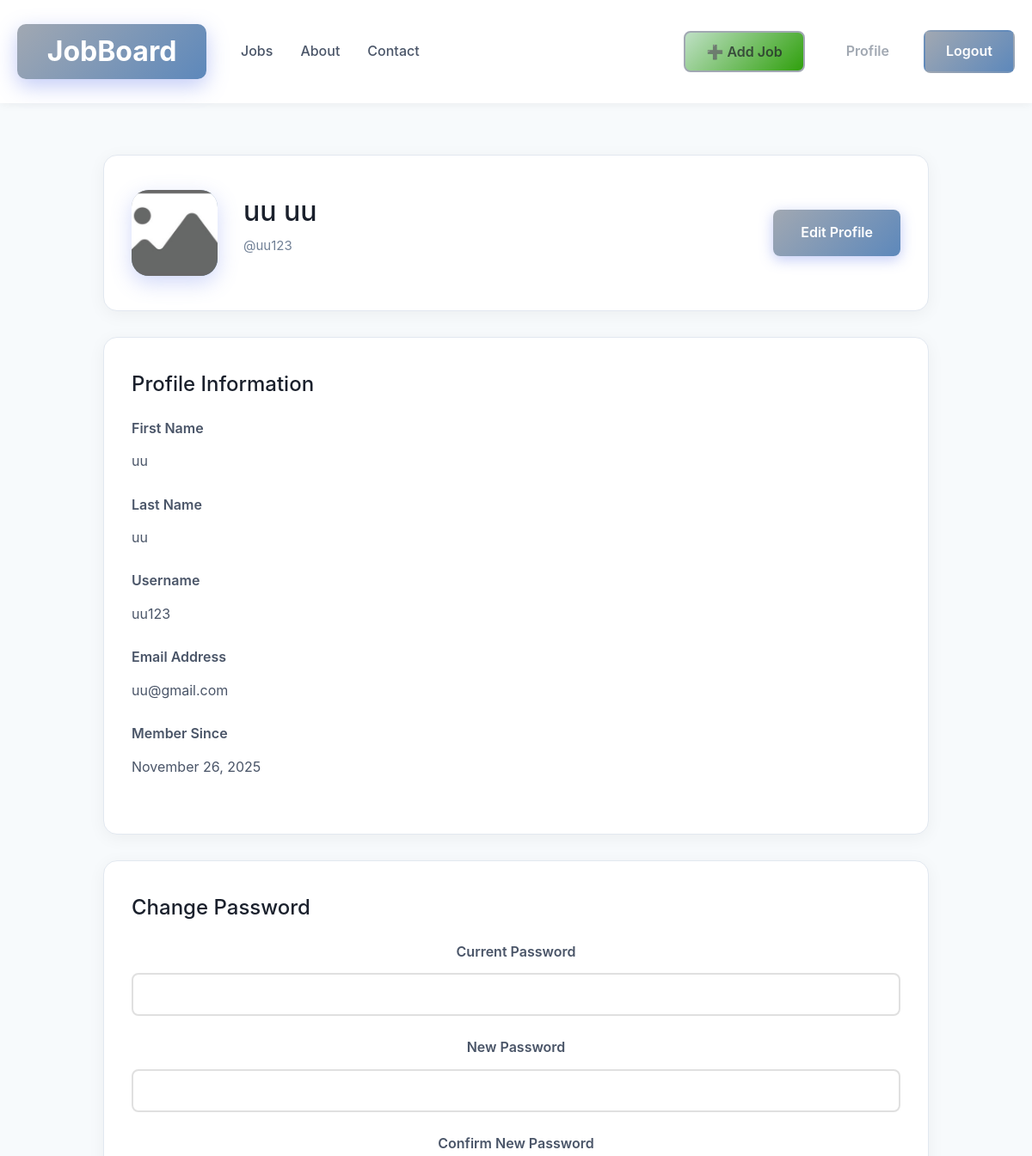
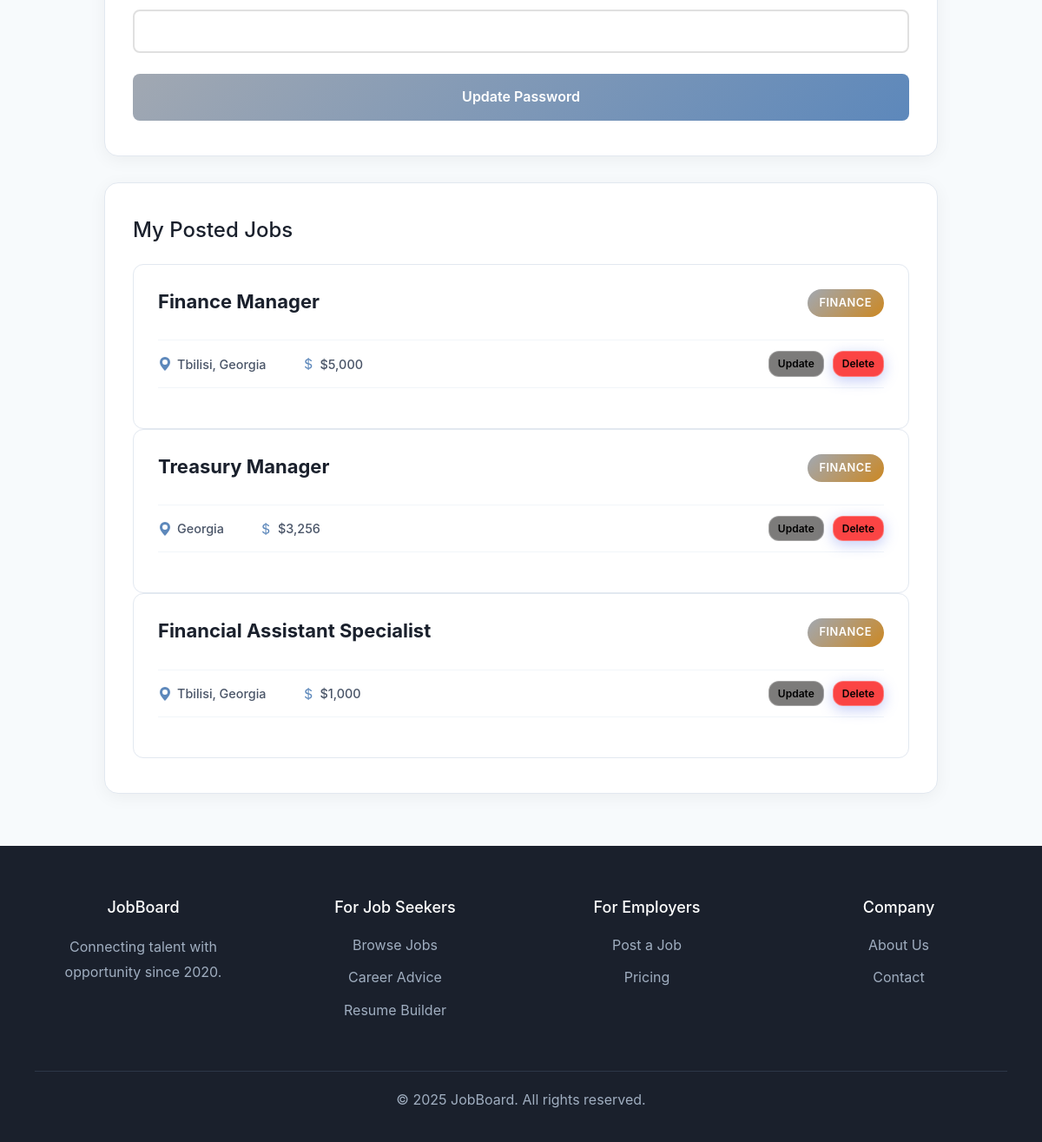
The page /profile (signed in) on the database its author committed (2 pictures, top to bottom).
### models.py (models this page shows, shortened)
class User(db.Model,UserMixin):
    id=db.Column(db.Integer,primary_key=True)
    firstname = db.Column(db.String(20), nullable=False)
    lastname = db.Column(db.String(20), nullable=False)
    username = db.Column(db.String(20), unique=True, nullable=False)
    email = db.Column(db.String(50), unique=True, nullable=False)
    password = db.Column(db.String(60),nullable=False)
    image_file = db.Column(db.String(30), nullable=False, default='default.jpg')
    registration_date=db.Column(db.Date, nullable=False, default=date.today)
    jobs = db.relationship('Job', backref='author', lazy=True)

class Job(db.Model):
    id = db.Column(db.Integer, primary_key=True)
    title = db.Column(db.String(100), nullable=False)
    date_posted = db.Column(db.Date, nullable=False, default=date.today)
    date_expire = db.Column(db.Date, nullable=False, default=lambda: date.today() + timedelta(days=30))
    short_description = db.Column(db.Text, nullable=False)
    full_description = db.Column(db.Text, nullable=False)
    company = db.Column(db.String(100), nullable=False)
    salary = db.Column(db.Integer, nullable=True, default=1000)
    location = db.Column(db.String(100), nullable=False)
    category = db.Column(db.String(50), nullable=False)
    user_id = db.Column(db.Integer, db.ForeignKey('user.id'), nullable=False)

### routes.py (the view, shortened to what this page needs)
@app.route('/profile', methods=["GET", "POST"])
@login_required
def profile_page():
    update_form = UpdateProfileForm()
    password_form = UpdatePasswordForm()
    jobs = Job.query.filter_by(user_id=int(current_user.id))
    if update_form.validate_on_submit() and 'submit' in request.form:
        if update_form.image.data:
            image_file = save_profile_image(update_form.image.data)
            current_user.image_file = image_file
        current_user.firstname = update_form.firstname.data
        current_user.lastname = update_form.lastname.data
        current_user.username = update_form.username.data
        current_user.email = update_form.email.data
        try:
            db.session.commit()
            app.logger.info(f'Profile updated for user: {current_user.username}')
            flash('Your profile has been updated!', 'success')
            return redirect(url_for('profile_page'))
        except Exception as e:
            db.session.rollback()
            app.logger.error(f'Profile update failed for {current_user.username}: {str(e)}')
            flash('Error updating profile. Please try again.', 'danger')
    elif request.method == 'GET':
        update_form.firstname.data = current_user.firstname
        update_form.lastname.data = current_user.lastname
        update_form.username.data = current_user.username
        update_form.email.data = current_user.email
    return render_template('profile.html', user=current_user, jobs=jobs,
                         update_form=update_form, password_form=password_form)

### forms.py (shortened to what this page needs)
class UpdateProfileForm(FlaskForm):
    firstname = StringField(label='Firstname', validators=[DataRequired(), Length(max=30)])
    lastname = StringField(label='Lastname', validators=[DataRequired(), Length(max=30)])
    username = StringField(label='Username', validators=[DataRequired(), Length(min=3, max=20)])
    email = EmailField(label='Email Address', validators=[DataRequired(), Email(), Length(max=50)])
    image = FileField(label='Profile Picture', validators=[FileAllowed(['jpg', 'png', 'jpeg', 'svg'], 'Images only!')])
    submit = SubmitField(label='Save Changes')

class UpdatePasswordForm(FlaskForm):
    current_password = PasswordField(label='Current Password', validators=[DataRequired()])
    new_password = PasswordField(label='New Password', validators=[DataRequired(), Length(min=8, max=60)])
    confirm_password = PasswordField(label='Confirm New Password',
                                    validators=[DataRequired(), EqualTo('new_password', message='Passwords must match')])
    submit = SubmitField(label='Update Password')

### app.py (called while the page is built)
@login_manager.user_loader
def load_user(user_id):
    return User.query.get(int(user_id))

### templates/profile.html (shortened to what this page needs)
{% extends "base.html" %}
{% block content %}
<section style="padding: 60px 20px; background: #f7fafc; min-height: calc(100vh - 300px);">
    <div class="container" style="max-width: 1000px;">
        <div class="card" style="margin-bottom: 30px;">
            <div style="display: flex; align-items: center; gap: 30px;">
                <div class="avatar" style="width: 100px; height: 100px; font-size: 40px; border-radius: 20px; overflow: hidden;">
                    <img src="{{ url_for('static', filename='images/'+current_user.image_file) }}"
                         alt="Profile Picture"
                         style="width: 100%; height: 100%; object-fit: cover; object-position: center 30%;">
                </div>
                <div style="flex: 1;">
                    <h1 style="font-size: 32px; margin-bottom: 8px; color: #1a202c;">
                        {{ current_user.firstname }} {{ current_user.lastname }}
                    </h1>
                    <p style="color: #718096;">@{{ current_user.username }}</p>
                </div>
                <div>
                    <button class="btn-submit" onclick="toggleEditMode()" style="height: fit-content;">
                        Edit Profile
                    </button>
                </div>
            </div>
        </div>
        <div class="card">
            <h2 style="font-size: 24px; margin-bottom: 24px; color: #1a202c;">Profile Information</h2>
            <div id="viewMode">
                <div class="form-group">
                    <div class="form-label" style="text-align: left;">First Name</div>
                    <p style="color: #4a5568; font-size: 16px;">{{ current_user.firstname }}</p>
                </div>
                <div class="form-group">
                    <div class="form-label" style="text-align: left;">Last Name</div>
                    <p style="color: #4a5568; font-size: 16px;">{{ current_user.lastname }}</p>
                </div>
                <div class="form-group">
                    <div class="form-label" style="text-align: left;">Username</div>
                    <p style="color: #4a5568; font-size: 16px;">{{ current_user.username }}</p>
                </div>
                <div class="form-group">
                    <div class="form-label" style="text-align: left;">Email Address</div>
                    <p style="color: #4a5568; font-size: 16px;">{{ current_user.email }}</p>
                </div>
                <div class="form-group">
                    <div class="form-label" style="text-align: left;">Member Since</div>
                    <p style="color: #4a5568; font-size: 16px;">
                        {{ current_user.registration_date.strftime('%B %d, %Y') }}
                    </p>
                </div>
            </div>
        </div>
        <div class="card" style="margin-top: 30px;">
            <h2 style="font-size: 24px; margin-bottom: 24px; color: #1a202c;">Change Password</h2>
            <form method="POST" action="{{ url_for('profile_page') }}">
                <div class="form-group">
                    {{ password_form.current_password.label(class="form-label") }}
                    {{ password_form.current_password(class="form-input") }}
                </div>
                <div class="form-group">
                    {{ password_form.new_password.label(class="form-label") }}
                    {{ password_form.new_password(class="form-input") }}
                </div>
                <div class="form-group">
                    {{ password_form.confirm_password.label(class="form-label") }}
                    {{ password_form.confirm_password(class="form-input") }}
                </div>
                {{ password_form.submit(class="btn-submit") }}
            </form>
        </div>
        {% if jobs and jobs.count()>0 %}
            <div class="card" style="margin-top: 30px;">
                <h2 style="font-size: 24px; margin-bottom: 24px; color: #1a202c;">My Posted Jobs</h2>
                {% for job in jobs %}
                    <div class="job-card">
                        <div class="job-card-header">
                            <h3 class="job-title">{{ job.title }}</h3>
                            <span class="job-category-badge" style="margin-left:auto;">{{ job.category }}</span>
                        </div>
                        <div class="job-details">
                            <span class="job-detail-item">
                                <svg width="16" height="16" fill="currentColor" viewBox="0 0 16 16">
                                    <path d="M8 16s6-5.686 6-10A6 6 0 0 0 2 6c0 4.314 6 10 6 10zm0-7a3 3 0 1 1 0-6 3 3 0 0 1 0 6z"/>
                                </svg>
                                {{ job.location }}
                            </span>
                            <span class="job-detail-item">
                                ${{ "{:,}".format(job.salary) }}
                            </span>
                            <div class="right-actions">
                                <span class="update-tag">
                                    <a href="{{ url_for('update_job_page', job_id=job.id) }}" class="update-btn">Update</a>
                                </span>
                                <span class="delete-tag">
                                    <form id="deleteForm{{ job.id }}"
                                          action="{{ url_for('delete_job', job_id=job.id) }}"
                                          method="POST">
                                        <button type="button"
                                                class="delete-btn"
                                                data-job-id="{{ job.id }}"
                                                data-job-title="{{ job.title|escape }}"
                                                onclick="showDeleteModal(this)">
                                            Delete
                                        </button>
                                    </form>
                                </span>
                            </div>
                        </div>
                    </div>
                {% endfor %}
            </div>
        {% else %}
            <div class="card" style="margin-top: 30px;">
                <h2 style="font-size: 24px; margin-bottom: 24px; color: #1a202c;">My Posted Jobs</h2>
                <p style="color: #718096;">You haven't posted any jobs yet.</p>
            </div>
        {% endif %}
    </div>
</section>
{% endblock %}

### static/css/style.css (style rules this page uses)
* { margin: 0; padding: 0; box-sizing: border-box; }
body { font-family: -apple-system, BlinkMacSystemFont, 'Segoe UI', Roboto, Oxygen, Ubuntu, Cantarell, sans-serif; line-height: 1.6; color: #2d3748; min-height: 100vh; display: flex; flex-direction: column; }
body > nav, body > section, body > main, body > div:not(.footer) { flex-shrink: 0; }
.container { max-width: 1200px; margin: 0 auto; padding: 0 20px; }
.card { background: white; padding: 40px 32px; border-radius: 16px; box-shadow: 0 4px 20px rgba(0, 0, 0, 0.05); transition: all 0.3s ease; border: 1px solid #e2e8f0; }
.card h3 { font-size: 22px; margin-bottom: 12px; color: #1a202c; }
.card p { color: #718096; line-height: 1.7; font-size: 15px; }
.form-group { margin-bottom: 24px; }
.form-label { display: block; font-size: 14px; font-weight: 600; color: #4a5568; margin-bottom: 8px; }
.form-input, .form-textarea, .form-select { width: 100%; padding: 14px 16px; border: 2px solid #e2e8f0; border-radius: 8px; font-size: 15px; transition: all 0.3s ease; background: white; font-family: inherit; }
.form-label { text-align: center; margin-bottom: 12px; font-weight: 600; font-size: 16px; }
.form-input { width: 100%; padding: 12px; border: 2px solid #e0e0e0; border-radius: 8px; font-size: 14px; text-align: center; }
.btn-submit { background: linear-gradient(135deg, #A1A8B2 0%, #5D88BB 100%); color: white; border: none; padding: 14px 32px; border-radius: 8px; font-weight: 600; cursor: pointer; transition: all 0.3s ease; font-size: 16px; }
label { display: block; font-size: 14px; font-weight: 600; color: #4a5568; margin-bottom: 8px; }
input { width: 100%; padding: 14px 16px; border: 2px solid #e2e8f0; border-radius: 12px; font-size: 15px; transition: all 0.3s ease; background: white; }
input::placeholder { color: #a0aec0; }
button { width: 100%; padding: 16px; background: linear-gradient(135deg, #A1A8B2 0%, #5D88BB 100%); color: white; border: none; border-radius: 12px; font-size: 16px; font-weight: 600; cursor: pointer; transition: all 0.3s ease; box-shadow: 0 4px 16px rgba(102, 126, 234, 0.4); }
.avatar { width: 120px; height: 120px; margin: 0 auto; background: linear-gradient(135deg, #A1A8B2 0%, #5D88BB 100%); border-radius: 50%; display: flex; align-items: center; justify-content: center; color: white; font-size: 32px; font-weight: 700; box-shadow: 0 8px 24px rgba(102, 126, 234, 0.3); }
.job-card { padding: 28px; border: 1px solid #e2e8f0; border-radius: 12px; transition: all 0.3s; background: white; }
.job-card-header { display: flex; gap: 16px; margin-bottom: 18px; align-items: flex-start; }
.job-title { font-size: 1.3rem; font-weight: 700; color: #2d3748; margin-bottom: 6px; line-height: 1.3; }
.job-category-badge { padding: 6px 14px; background: linear-gradient(135deg, #A1A8B2 0%, #cc8823 100%); color: white; border-radius: 20px; font-size: 0.8rem; font-weight: 600; text-transform: uppercase; letter-spacing: 0.5px; white-space: nowrap; }
.job-details { display: flex; flex-wrap: wrap; gap: 40px; margin-bottom: 18px; padding: 12px 0; border-top: 1px solid #f1f5f9; border-bottom: 1px solid #f1f5f9; }
.job-detail-item { display: flex; align-items: center; gap: 6px; font-size: 0.9rem; color: #4a5568; font-weight: 500; }
.job-detail-item svg { flex-shrink: 0; color: #5D88BB; }
.right-actions { margin-left: auto; display: flex; gap: 10px; }
.update-tag a, .update-btn { padding: 4px 10px; background: rgba(77, 76, 74, 0.733); color: rgb(0, 0, 0); text-decoration: none; border-radius: 12px; font-size: 0.75rem; font-weight: 600; transition: all 0.2s; border: 1px solid rgba(255, 255, 255, 0.3); display: inline-block; width: 100%; cursor: pointer; }
.delete-tag a, .delete-tag button, .delete-btn { padding: 4px 10px; background: rgba(250, 0, 0, 0.733); color: rgb(0, 0, 0); text-decoration: none; border-radius: 12px; font-size: 0.75rem; font-weight: 600; transition: all 0.2s; border: 1px solid rgba(255, 255, 255, 0.3); display: inline-block; width: 100%; cursor: pointer; }

### rows shown on the page
User: image_file (placeholder picture), firstname "uu", lastname "uu", username "uu123", email "uu@gmail.com", registration_date "November 26, 2025"
Job: title "Finance Manager", category "FINANCE", location "Tbilisi, Georgia", salary "5,000"
Job: title "Treasury Manager", category "FINANCE", location "Georgia", salary "3,256"
Job: title "Financial Assistant Specialist", category "FINANCE", location "Tbilisi, Georgia", salary "1,000"

### other values the page prints
{{ password_form.current_password.label(class="form-label") }} "Current Password"
{{ password_form.new_password.label(class="form-label") }} "New Password"
{{ password_form.confirm_password.label(class="form-label") }} "Confirm New Password"
